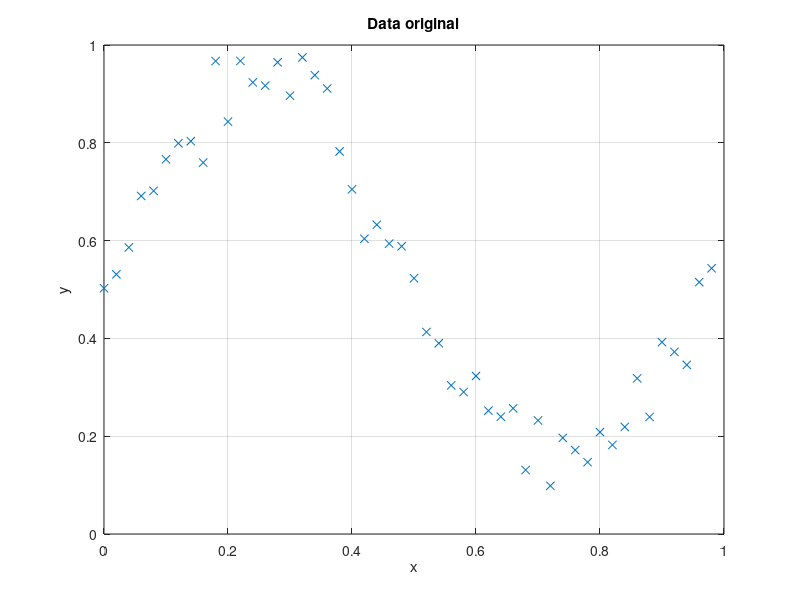

The MATLAB source for this figure: (Note: this script raises an error after producing the figure.)
clear all
clc
% carrega arquivo de dados
% data = T5Data(0.05);
% % x=data(:,1);
% pass=0.02;
% x=0:pass:1-pass;
% x=x';
% y=f(x);
data=importdata('data.mat');
x=data(:,1);
y=data(:,2);
plot(x,y,'x')
grid; xlabel('x'); ylabel('y'); title('Data original') 
Ne_oculta=4;
Ne_Saida=1;
alpha=0.03;
epocas=50000;
[W,M]=MLPTrain(Ne_oculta,Ne_Saida,epocas,alpha,x,y);

[Y]=MLPTest(W,M,x);


 plot(x,Y, 'b'); 
 hold on;
 plot(x,y, 'r*');
 hold off;

